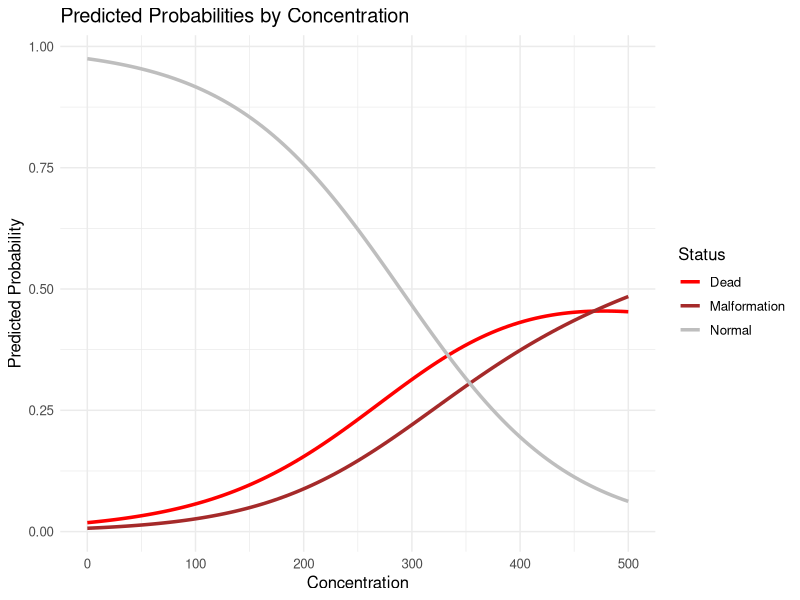
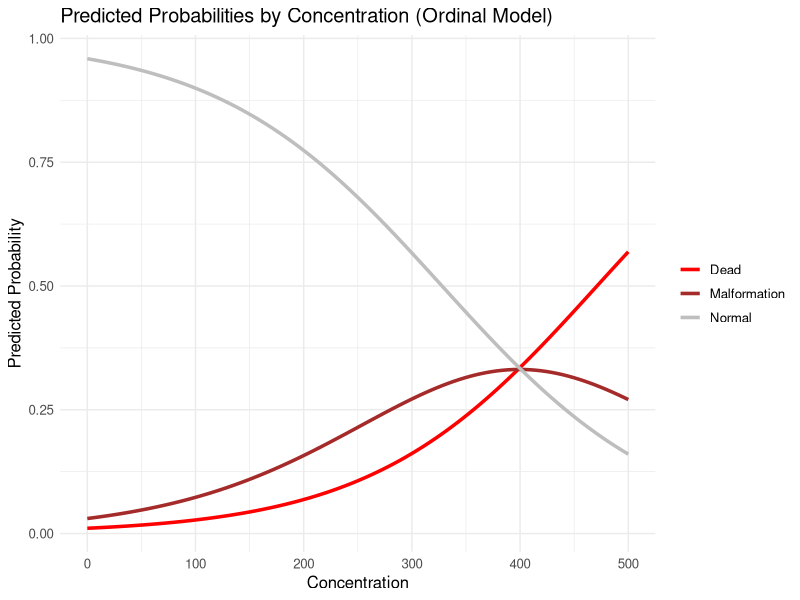
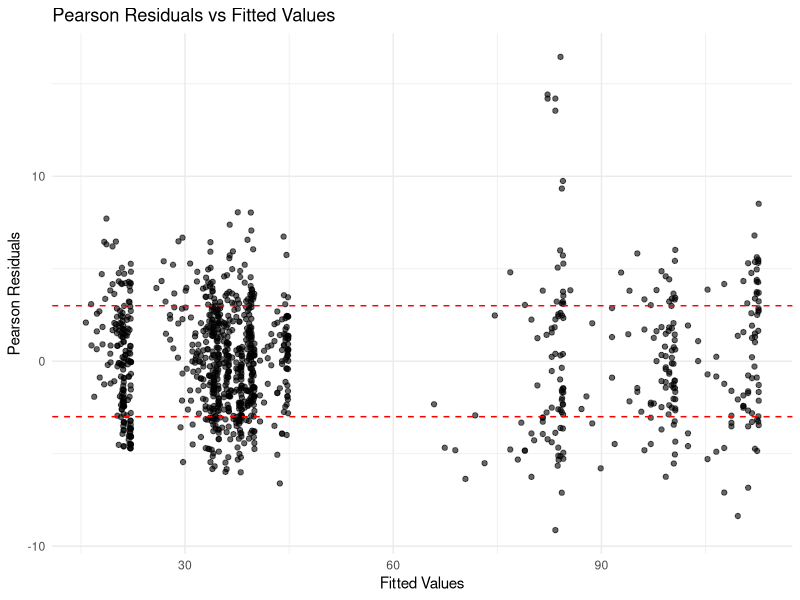
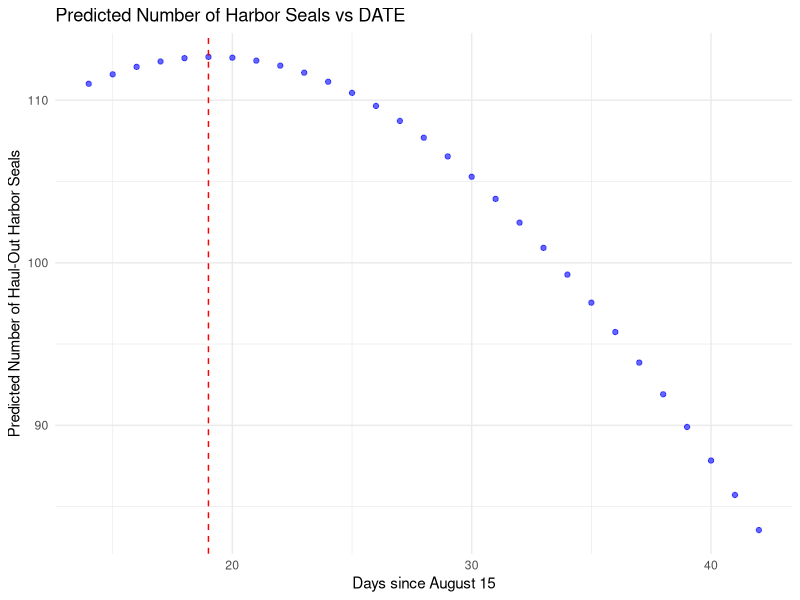

Generate these figures, in order, with R:
## ---- chunk 1
#Retain this code chunk!!!
library(knitr)
library(tidyverse)
library(dplyr)
library(tidyr)
knitr::opts_chunk$set(echo = FALSE)
knitr::opts_chunk$set(message = FALSE)
## ---- chunk 2
#Q1
ToxData <- read.csv("Data/Toxicity.csv")

print(ToxData)

proportion_data <- ToxData %>%
  rowwise() %>%
  mutate(Total = dead + malformation + normal) %>%
  mutate(
    Prop_Dead = dead / Total,
    Prop_Malformed = malformation / Total,
    Prop_Normal = normal / Total
  ) %>%
  select(concentration, Prop_Dead, Prop_Malformed, Prop_Normal)

# Display the proportions
print(proportion_data)
## ---- chunk 3
#Q2
library(VGAM)
ToxModel1 <- vglm(cbind(dead, malformation, normal) ~ concentration, 
                  family = multinomial, data = ToxData)

summary_model1 <- summary(ToxModel1)
print(summary_model1)



## ---- chunk 4
#Q3
odds_ratios <- exp(coef(ToxModel1))

print(odds_ratios)
## ---- chunk 5
#Q4
ToxModel_null <- vglm(cbind(dead, malformation, normal) ~ 1, 
                  family = multinomial, data = ToxData)



logLik_null <- logLik(ToxModel_null)
logLik_full <- logLik(ToxModel1)

LR_stat <- 2*((logLik_full) - logLik_null)

p_value <- pchisq(LR_stat, df = 2, lower.tail = FALSE)


cat("Likelihood Ratio Statistic:", LR_stat, "\n")
cat("p-value:", p_value, "\n")

lrtest(ToxModel1,ToxModel_null)

## ---- chunk 6
#Q5
library(ggplot2)
library(reshape2)

new_conc <- data.frame(concentration = seq(min(ToxData$concentration),
                                          max(ToxData$concentration),
                                          length.out = 100))

pred_probs <- predict(ToxModel1, newdata = new_conc, type = "response")

plot_data <- cbind(new_conc, pred_probs)
plot_data_melt <- melt(plot_data, id.vars = "concentration",
                       variable.name = "Status",
                       value.name = "Probability")

# Plot using ggplot2
ggplot(plot_data_melt, aes(x = concentration, y = Probability, color = Status)) +
  geom_line(size = 1.2) +
  labs(title = "Predicted Probabilities by Concentration",
       x = "Concentration",
       y = "Predicted Probability") +
  theme_minimal() +
  scale_color_manual(values = c("red", "brown", "grey"),
                     labels = c("Dead", "Malformation", "Normal")) +
  theme(text = element_text(size = 12))
## ---- chunk 7
#Q6
ToxModel2 <- vglm(cbind(dead, malformation, normal) ~ concentration, 
                  family = cumulative(parallel=TRUE), data = ToxData)

summary2 = summary(ToxModel2)
print(summary2)


## ---- chunk 8

## ---- chunk 9
odds_ratios <- exp(coef(ToxModel2))

print(odds_ratios)
## ---- chunk 10
#Q8

cumulative_probs <- predict(ToxModel2, newdata = new_conc, type = "response")

# Create the plot directly using ggplot2
ggplot() +
  geom_line(aes(x = new_conc$concentration, y = cumulative_probs[, 1], color = "Dead"), size = 1.2) +
  geom_line(aes(x = new_conc$concentration, y = cumulative_probs[, 2], color = "Malformation"), size = 1.2) +
  geom_line(aes(x = new_conc$concentration, y = cumulative_probs[, 3], color = "Normal"), size = 1.2) +
  labs(title = "Predicted Probabilities by Concentration (Ordinal Model)",
       x = "Concentration",
       y = "Predicted Probability") +
  scale_color_manual(values = c("red", "brown", "grey"),
                     labels = c("Dead", "Malformation", "Normal")) +
  theme_minimal() +
  theme(legend.title = element_blank(),
        text = element_text(size = 12))


## ---- chunk 11
#Q9

# Read the data
Harbor_Seals <- read.csv("Data/Harbor_Seals.csv")

# Fit the quasi-Poisson model with LOCNUMBER as a factor and DATE as a quadratic
model_quasi_pois <- glm(SEALS ~ factor(LOCNUMBER) + poly(DATE, 2), 
                        family = quasipoisson(link = "log"), 
                        data = Harbor_Seals)

# Display the summary of the model
summary(model_quasi_pois)
## ---- chunk 12
#Q10
ggplot() +
  geom_point(aes(x = fitted(model_quasi_pois), y = residuals(model_quasi_pois, type = "pearson")), 
             alpha = 0.6) +
  geom_hline(yintercept = c(-3, 3), linetype = "dashed", color = "red") +
  labs(title = "Pearson Residuals vs Fitted Values",
       x = "Fitted Values",
       y = "Pearson Residuals") +
  theme_minimal()


## ---- chunk 13
#Q11

new_data_Q11 <- data.frame(
  LOCNUMBER = factor(16, levels = unique(Harbor_Seals$LOCNUMBER)),
  DATE = 33
)

predicted_count <- predict(model_quasi_pois, newdata = new_data_Q11, type = "response")

cat("Predicted number of hauled-out harbor seals at location 16 on day 33:", round(predicted_count, 2))


## ---- chunk 14
#Q12
# Generate a sequence and predict date values
DATE_seq <- seq(min(Harbor_Seals$DATE), max(Harbor_Seals$DATE), by = 1)
predicted_counts <- predict(model_quasi_pois, 
                            newdata = data.frame(LOCNUMBER = factor(16, levels = unique(Harbor_Seals$LOCNUMBER)),
                                                 DATE = DATE_seq), 
                            type = "response")

optimum_date <- DATE_seq[which.max(predicted_counts)]


# Plot the predicted counts vs DATE
ggplot() +
  geom_point(aes(x = DATE_seq, y = predicted_counts), color = "blue", alpha = 0.6) +
  geom_vline(xintercept = optimum_date, linetype = "dashed", color = "red") +
  labs(title = "Predicted Number of Harbor Seals vs DATE",
       x = "Days since August 15",
       y = "Predicted Number of Haul-Out Harbor Seals") +
  theme_minimal()

cat("Optimum Date is:", optimum_date, " Days after August 15th")
